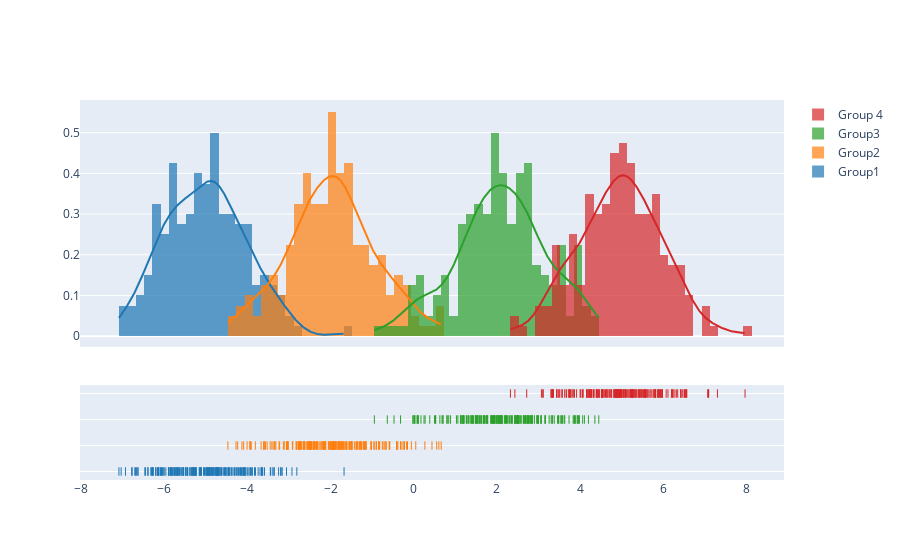

Here is the notebook cell this chart was saved with:
### Code cell
x1 = np.random.randn(200) - 5
x2 = np.random.randn(200) - 2
x3 = np.random.randn(200) + 2
x4 = np.random.randn(200) + 5

hist_data = [x1,x2,x3,x4]
group_labels = ['Group1','Group2','Group3','Group 4']
fig = ff.create_distplot(hist_data,group_labels,
                          bin_size=0.2)
fig.show()

### Figure 1 — Plotly figure (JSON) as saved in the notebook; plotly's stock layout.template omitted (floating-point values rounded to 4 significant figures; data arrays with more than 128 entries replaced by an {"elided": "..."} marker saying what was removed)
{"data": [{"autobinx": false, "histnorm": "probability density", "legendgroup": "Group1", "marker": {"color": "rgb(31, 119, 180)"}, "name": "Group1", "opacity": 0.7, "type": "histogram", "x": {"elided": "200 float values"}, "xaxis": "x", "xbins": {"end": -1.676, "size": 0.2, "start": -7.089}, "yaxis": "y"}, {"autobinx": false, "histnorm": "probability density", "legendgroup": "Group2", "marker": {"color": "rgb(255, 127, 14)"}, "name": "Group2", "opacity": 0.7, "type": "histogram", "x": {"elided": "200 float values"}, "xaxis": "x", "xbins": {"end": 0.6594, "size": 0.2, "start": -4.47}, "yaxis": "y"}, {"autobinx": false, "histnorm": "probability density", "legendgroup": "Group3", "marker": {"color": "rgb(44, 160, 44)"}, "name": "Group3", "opacity": 0.7, "type": "histogram", "x": {"elided": "200 float values"}, "xaxis": "x", "xbins": {"end": 4.448, "size": 0.2, "start": -0.9474}, "yaxis": "y"}, {"autobinx": false, "histnorm": "probability density", "legendgroup": "Group 4", "marker": {"color": "rgb(214, 39, 40)"}, "name": "Group 4", "opacity": 0.7, "type": "histogram", "x": {"elided": "200 float values"}, "xaxis": "x", "xbins": {"end": 7.965, "size": 0.2, "start": 2.324}, "yaxis": "y"}, {"legendgroup": "Group1", "marker": {"color": "rgb(31, 119, 180)"}, "mode": "lines", "name": "Group1", "showlegend": false, "type": "scatter", "x": {"elided": "500 float values"}, "xaxis": "x", "y": {"elided": "500 float values"}, "yaxis": "y"}, {"legendgroup": "Group2", "marker": {"color": "rgb(255, 127, 14)"}, "mode": "lines", "name": "Group2", "showlegend": false, "type": "scatter", "x": {"elided": "500 float values"}, "xaxis": "x", "y": {"elided": "500 float values"}, "yaxis": "y"}, {"legendgroup": "Group3", "marker": {"color": "rgb(44, 160, 44)"}, "mode": "lines", "name": "Group3", "showlegend": false, "type": "scatter", "x": {"elided": "500 float values"}, "xaxis": "x", "y": {"elided": "500 float values"}, "yaxis": "y"}, {"legendgroup": "Group 4", "marker": {"color": "rgb(214, 39, 40)"}, "mode": "lines", "name": "Group 4", "showlegend": false, "type": "scatter", "x": {"elided": "500 float values"}, "xaxis": "x", "y": {"elided": "500 float values"}, "yaxis": "y"}, {"legendgroup": "Group1", "marker": {"color": "rgb(31, 119, 180)", "symbol": "line-ns-open"}, "mode": "markers", "name": "Group1", "showlegend": false, "type": "scatter", "x": {"elided": "200 float values"}, "xaxis": "x", "y": {"elided": "200 str values"}, "yaxis": "y2"}, {"legendgroup": "Group2", "marker": {"color": "rgb(255, 127, 14)", "symbol": "line-ns-open"}, "mode": "markers", "name": "Group2", "showlegend": false, "type": "scatter", "x": {"elided": "200 float values"}, "xaxis": "x", "y": {"elided": "200 str values"}, "yaxis": "y2"}, {"legendgroup": "Group3", "marker": {"color": "rgb(44, 160, 44)", "symbol": "line-ns-open"}, "mode": "markers", "name": "Group3", "showlegend": false, "type": "scatter", "x": {"elided": "200 float values"}, "xaxis": "x", "y": {"elided": "200 str values"}, "yaxis": "y2"}, {"legendgroup": "Group 4", "marker": {"color": "rgb(214, 39, 40)", "symbol": "line-ns-open"}, "mode": "markers", "name": "Group 4", "showlegend": false, "type": "scatter", "x": {"elided": "200 float values"}, "xaxis": "x", "y": {"elided": "200 str values"}, "yaxis": "y2"}], "layout": {"barmode": "overlay", "hovermode": "closest", "legend": {"traceorder": "reversed"}, "xaxis": {"anchor": "y2", "domain": [0, 1], "zeroline": false}, "yaxis": {"anchor": "free", "domain": [0.35, 1], "position": 0}, "yaxis2": {"anchor": "x", "domain": [0, 0.25], "dtick": 1, "showticklabels": false}}}
